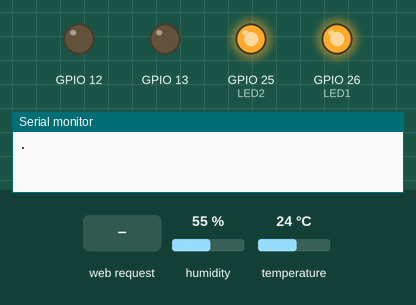
Bench run of a sketch on a simulated ESP8266 (NodeMCU). Shown: output pins drawn as LEDs (lit = HIGH), the last lines printed to the serial monitor. Inputs (shaded band) come from the test bench; at power-on: humidity 55 %, temperature 24 °C. WiFi joins after 1.5 s; servers stay silent unless stated.

Above: at 0.7 s.
At 3.3 s:
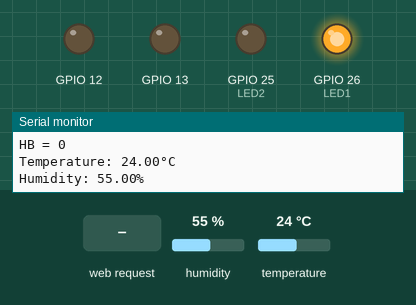
3.4 s: HTTP request GET /ir received
At 5.1 s:
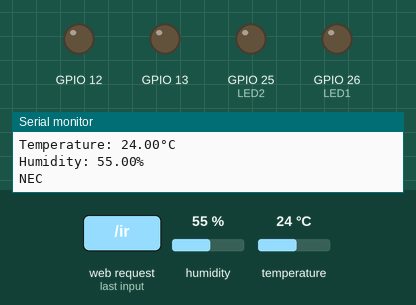
Timing chart, 0 to 6.6 s (numbered marks = the images above; inputs shaded):
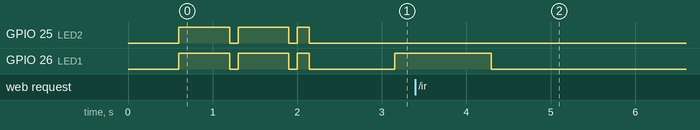

The sketch:

IRServer.ino
```cpp
// (licence header left out)
#include <Arduino.h>
#if defined(ESP8266)
#include <ESP8266WiFi.h>
#include <ESP8266WebServer.h>
#include <ESP8266mDNS.h>
#endif  // ESP8266
#if defined(ESP32)
#include <WiFi.h>
#include <WebServer.h>
#include <ESPmDNS.h>
#endif  // ESP32
#include <IRremoteESP8266.h>
#include <IRsend.h>
#include <WiFiClient.h>
//
#include <Adafruit_Sensor.h>
#include <DHT.h>
#include <DHT_U.h>

#define DHTPIN 14     // Digital pin connected to the DHT sensor
// Feather HUZZAH ESP8266 note: use pins 3, 4, 5, 12, 13 or 14 --
// Pin 15 can work but DHT must be disconnected during program upload.

// Uncomment the type of sensor in use:
//#define DHTTYPE    DHT11     // DHT 11
#define DHTTYPE    DHT22     // DHT 22 (AM2302)
//#define DHTTYPE    DHT21     // DHT 21 (AM2301)

// See guide for details on sensor wiring and usage:
//   https://learn.adafruit.com/dht/overview

DHT_Unified dht(DHTPIN, DHTTYPE);

uint32_t delayMS;
//
const char* kSsid = "TsukuNet";
const char* kPassword = "workingroom01";
MDNSResponder mdns;

#if defined(ESP8266)
ESP8266WebServer server(80);
#undef HOSTNAME
#define HOSTNAME "esp8266"
#endif  // ESP8266
#if defined(ESP32)
WebServer server(80);
#undef HOSTNAME
#define HOSTNAME "esp5"
#endif  // ESP32

#define LED1 26
#define LED2 25

const uint16_t kIrLed = 4;  // ESP GPIO pin to use. Recommended: 4 (D2).
IRsend irsend(kIrLed);  // Set the GPIO to be used to sending the message.

int heartbeatPin = 27; // The Arduino will send the heartbeat at this output pin.
uint16_t heartbeatCount = 0;
void heartbeat() {
  if(heartbeatCount%5000 == 0){
    Serial.print("HB = ");
    Serial.println(heartbeatCount);
    dhtloop();
    co2loop();
  }
  if(heartbeatCount%1000 == 0 && (WiFi.status() != WL_CONNECTED || int(WiFi.localIP()) == 0)){
    heartbeatCount = 1000;
  }
  if(heartbeatCount == 10){
    pinMode(heartbeatPin, OUTPUT);
    digitalWrite(heartbeatPin,LOW);
    digitalWrite(LED1, HIGH);
  }else if(heartbeatCount == 1000){
    digitalWrite(heartbeatPin, HIGH);
    pinMode(heartbeatPin, INPUT);
    digitalWrite(LED1, LOW);
  //}else if(heartbeatCount > 65500){
    //heartbeatCount = 0;
  }
  heartbeatCount ++;
}

void handleRoot() {
  digitalWrite(LED2, HIGH);
  server.send(200, "text/html",
              "<html>" \
                "<head><title>" HOSTNAME " Index </title>" \
                "<meta http-equiv=\"Content-Type\" " \
                    "content=\"text/html;charset=utf-8\">" \
                "<meta name=\"viewport\" content=\"width=device-width," \
                    "initial-scale=1.0,minimum-scale=1.0," \
                    "maximum-scale=5.0\">" \
                "</head>" \
                "<body>" \
                  "<h1>Hello from " HOSTNAME "</h1>" \
                  "<p><a href=\"ir?code=16769055\">Send 0xFFE01F</a></p>" \
                  "<p><a href=\"ir?code=16429347\">Send 0xFAB123</a></p>" \
                  "<p><a href=\"relay?r1=on\">Relay 1 on</a></p>" \
                  "<p><a href=\"relay?r1=off\">Relay 1 off</a></p>" \
                  "<p><a href=\"relay?r2=on\">Relay 2 on</a></p>" \
                  "<p><a href=\"relay?r2=off\">Relay 2 off</a></p>" \
                  "<p><a href=\"/data.json\">/data.json</a></p>" \
                  "<p><a href=\"javascript:sendIR(0xFFA25D);\">ON 0xFFA25D</a></p>" \
                  "<p><a href=\"javascript:sendIR(0xFFE21D);\">OFF 0xFFE21D</a></p>" \
                  "<p><a href=\"javascript:sendIR(0xFF22DD);\">Flame 0xFF22DD</a></p>" \
                  "<p><a href=\"javascript:sendIR(0xFF02FD);\">Light 0xFF02FD</a></p>" \
                  "<p><a href=\"javascript:sendIR(0xFFC23D);\">Breath 0xFFC23D</a></p>" \
                  "<p><a href=\"javascript:sendIR(0xA90, 'sony');\">Sony 0xA90</a></p>" \
                  "<script>"\
                  "function sendIR(code, protocol){"\
                    "var xhr = new XMLHttpRequest();"\
                    "var url = './ir?code=' + code;"\
                    "url += protocol == undefined?'':'&protocol=' + protocol;"\
                    "console.log(code, protocol, url);"\
                    "xhr.open('GET', url);"\
                    "xhr.onreadystatechange = function (e) {console.dir(e);};"\
                    "xhr.send();"\
                  "}"\
                  "</script>"\
                "</body>" \
              "</html>");
    digitalWrite(LED2, LOW);
}

void handleIr() {
  String protocol = getQuery("protocol");
  if(protocol == "sony"){
    irsend.sendSony(strtoul(getQuery("code").c_str(), NULL, 0), 12);
    Serial.print("sony ");
  }else{
    irsend.sendNEC(strtoul(getQuery("code").c_str(), NULL, 0), 32);
    Serial.print("NEC ");
  }
  Serial.println(getQuery("code"));
  server.send(200, "text/plain", "ok");
}

String getQuery(String key) {
  for (uint8_t i = 0; i < server.args(); i++) {
    if (server.argName(i) == key) {
      return server.arg(i);
    }
  }
  return "";
}

void handleNotFound() {
  String message = "File Not Found\n\n";
  message += "URI: ";
  message += server.uri();
  message += "\nMethod: ";
  message += (server.method() == HTTP_GET)?"GET":"POST";
  message += "\nArguments: ";
  message += server.args();
  message += "\n";
  for (uint8_t i = 0; i < server.args(); i++)
    message += " " + server.argName(i) + ": " + server.arg(i) + "\n";
  server.send(404, "text/plain", message);
}

void handleRelay(){
  String protocol = getQuery("r1");
  if(protocol == "on"){
    digitalWrite(12, LOW);
  }else if(protocol == "off"){
    digitalWrite(12, HIGH);
  }
  protocol = getQuery("r2");
  if(protocol == "on"){
    digitalWrite(13, LOW);
  }else if(protocol == "off"){
    digitalWrite(13, HIGH);
  }
  server.send(200, "text/plain", "ok");
}

uint16_t indexnum =0;
float humidity;
float temperature;
int co2;

void setup(void) {
  pinMode(LED2, OUTPUT);
  pinMode(LED1, OUTPUT);
  irsend.begin();

  Serial.begin(115200);
  WiFi.begin(kSsid, kPassword);
  Serial.println("");
  Serial2.begin(9600);

  // Wait for connection
  while (WiFi.status() != WL_CONNECTED) {
    delay(500);
    Serial.print(".");
    digitalWrite(LED1, LOW);
    digitalWrite(LED2, LOW);
    delay(100);
    digitalWrite(LED1, HIGH);
    digitalWrite(LED2, HIGH);
    delay(100);
  }
  Serial.println("");
  Serial.print("Connected to ");
  Serial.println(kSsid);
  Serial.print("IP address: ");
  Serial.println(WiFi.localIP().toString());

#if defined(ESP8266)
  if (mdns.begin(HOSTNAME, WiFi.localIP())) {
#else  // ESP8266
  if (mdns.begin(HOSTNAME)) {
#endif  // ESP8266
    Serial.println("MDNS responder started");
    // Announce http tcp service on port 80
    mdns.addService("http", "tcp", 80);
  }

  server.on("/", handleRoot);
  server.on("/ir", handleIr);
  server.on("/relay", handleRelay);
  server.on("/inline", [](){
    server.send(200, "text/plain", "this works as well");
  });
  server.on("/data.json", [](){
    digitalWrite(LED2, HIGH);
    indexnum ++;
    server.sendHeader("Access-Control-Allow-Origin", "*");
    String str = "{";
    str += "\"n\":" + String(indexnum);
    str += ", \"humidity\":" + String(humidity);
    str += ", \"temperature\":" + String(temperature);
    str += ", \"co2\":" + String(co2);
    str += "}";
    server.send(200, "application/json", str);
    digitalWrite(LED2, LOW);
  });

  server.onNotFound(handleNotFound);

  server.begin();
  Serial.println("HTTP server started");
  dhtsetup();
  pinMode(12, OUTPUT);
  pinMode(13, OUTPUT);
  digitalWrite(LED1, LOW);
  digitalWrite(LED2, LOW);
}

void dhtsetup() {
  dht.begin();
  Serial.println(F("DHTxx Unified Sensor Example"));
  // Print temperature sensor details.
  // Initialize device.
  dht.begin();
  Serial.println(F("DHTxx Unified Sensor Example"));
  // Print temperature sensor details.
  sensor_t sensor;
  dht.temperature().getSensor(&sensor);
  Serial.println(F("------------------------------------"));
  Serial.println(F("Temperature Sensor"));
  Serial.print  (F("Sensor Type: ")); Serial.println(sensor.name);
  Serial.print  (F("Driver Ver:  ")); Serial.println(sensor.version);
  Serial.print  (F("Unique ID:   ")); Serial.println(sensor.sensor_id);
  Serial.print  (F("Max Value:   ")); Serial.print(sensor.max_value); Serial.println(F("°C"));
  Serial.print  (F("Min Value:   ")); Serial.print(sensor.min_value); Serial.println(F("°C"));
  Serial.print  (F("Resolution:  ")); Serial.print(sensor.resolution); Serial.println(F("°C"));
  Serial.println(F("------------------------------------"));
  // Print humidity sensor details.
  dht.humidity().getSensor(&sensor);
  Serial.println(F("Humidity Sensor"));
  Serial.print  (F("Sensor Type: ")); Serial.println(sensor.name);
  Serial.print  (F("Driver Ver:  ")); Serial.println(sensor.version);
  Serial.print  (F("Unique ID:   ")); Serial.println(sensor.sensor_id);
  Serial.print  (F("Max Value:   ")); Serial.print(sensor.max_value); Serial.println(F("%"));
  Serial.print  (F("Min Value:   ")); Serial.print(sensor.min_value); Serial.println(F("%"));
  Serial.print  (F("Resolution:  ")); Serial.print(sensor.resolution); Serial.println(F("%"));
  Serial.println(F("------------------------------------"));
  // Set delay between sensor readings based on sensor details.
  delayMS = sensor.min_delay / 1000;
}

void dhtloop() {
  sensors_event_t event;
  dht.temperature().getEvent(&event);
  if (isnan(event.temperature)) {
    Serial.println(F("Error reading temperature!"));
  }
  else {
    Serial.print(F("Temperature: "));
    Serial.print(event.temperature);
    Serial.println(F("°C"));
    temperature = event.temperature;
  }
  dht.humidity().getEvent(&event);
  if (isnan(event.relative_humidity)) {
    Serial.println(F("Error reading humidity!"));
  }
  else {
    Serial.print(F("Humidity: "));
    Serial.print(event.relative_humidity);
    Serial.println(F("%"));
    humidity = event.relative_humidity;
  }
}

void co2loop() {
  byte cmd[9] = {0xFF,0x01,0x86,0x00,0x00,0x00,0x00,0x00,0x79};
  unsigned char response[9]; // for answer
  Serial2.write(cmd, 9); //request PPM CO2
  Serial2.readBytes(response, 9);
  if (response[0] != 0xFF){
    return;
  }
  if (response[1] != 0x86){
    return;
  }
  unsigned int responseHigh = (unsigned int) response[2];
  unsigned int responseLow = (unsigned int) response[3];
  co2 = (256 * responseHigh) + responseLow;
  Serial.print("CO2: ");
  Serial.print(co2);
  Serial.println(" ppm");
}

void loop(void) {

#if defined(ESP8266)
  mdns.update();
#endif
  server.handleClient();

  heartbeat();
}
```
